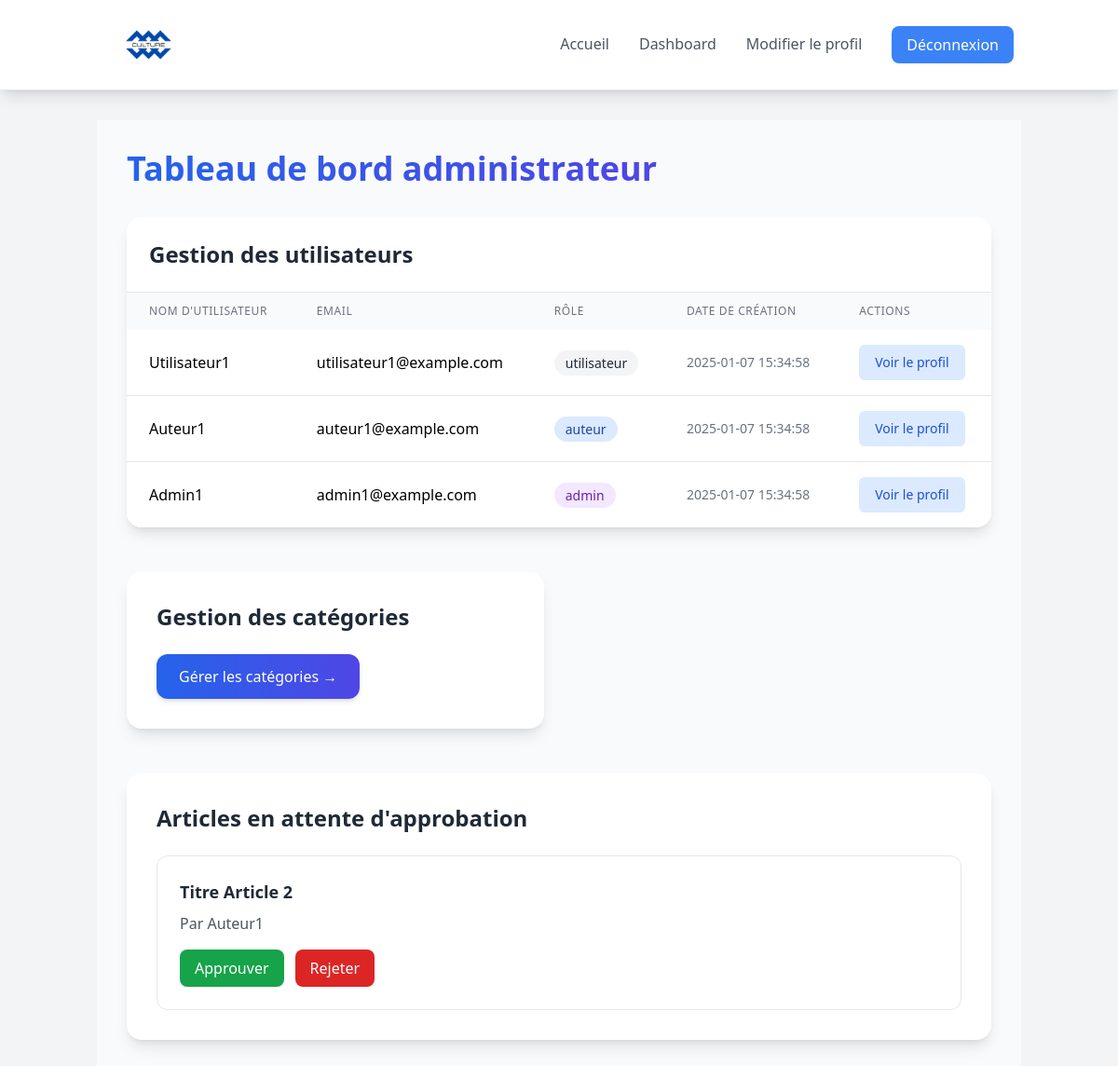
/index.php?page=dashboard (signed in), run on the app's committed database.
### tables this page shows
CREATE TABLE utilisateurs (
    id_utilisateur INT AUTO_INCREMENT PRIMARY KEY,
    nom_utilisateur VARCHAR(50) NOT NULL,
    email VARCHAR(100) NOT NULL UNIQUE,
    mot_de_passe VARCHAR(255) NOT NULL,
    role ENUM('admin', 'auteur', 'utilisateur', 'banned') NOT NULL,
    photo VARCHAR(255),
    date_creation TIMESTAMP DEFAULT CURRENT_TIMESTAMP
);

CREATE TABLE articles (
    id_article INT AUTO_INCREMENT PRIMARY KEY,
    titre VARCHAR(255) NOT NULL,
    contenu TEXT NOT NULL,
    id_categorie INT,
    id_auteur INT,
    statut ENUM('en attente', 'approuve', 'refuse') DEFAULT 'en attente',
    photo VARCHAR(255) NOT NULL,
    date_creation TIMESTAMP DEFAULT CURRENT_TIMESTAMP,
    date_modification TIMESTAMP DEFAULT CURRENT_TIMESTAMP ON UPDATE CURRENT_TIMESTAMP,
    FOREIGN KEY (id_categorie) REFERENCES categories(id_categorie),
    FOREIGN KEY (id_auteur) REFERENCES utilisateurs(id_utilisateur)
);

### classes/Database.php (called while the page is built, shortened)
<?php
class Database {
    private $host = "localhost";
    private $db_name = "culture_platform_v2";
    private $username = "root";
    private $password = "";
    public function getConnection() {
        $this->conn = null;
        try {
            $this->conn = new PDO("mysql:host=" . $this->host . ";dbname=" . $this->db_name, $this->username, $this->password);
            $this->conn->setAttribute(PDO::ATTR_ERRMODE, PDO::ERRMODE_EXCEPTION);
        } catch(PDOException $exception) {
            echo "Connection error: " . $exception->getMessage();
        }
        return $this->conn;
    }
}

### classes/User.php (called while the page is built, shortened)
<?php
class User {
    private $conn;
    private $table_name = "utilisateurs";
    public function __construct($db) {
        $this->conn = $db->getConnection();
    }
    public function getAllUsers() {
        $query = "SELECT * FROM " . $this->table_name . " ORDER BY id_utilisateur DESC";
        $stmt = $this->conn->prepare($query);
        $stmt->execute();
        return $stmt->fetchAll(PDO::FETCH_ASSOC);
    }
}

### classes/Article.php (called while the page is built, shortened)
<?php
class Article {
    private $conn;
    private $table_name = "articles";
    public function __construct($db) {
        $this->conn = $db->getConnection();
    }
    public function getPendingArticles() {
        $query = "SELECT a.*, c.nom_categorie, u.nom_utilisateur
                  FROM " . $this->table_name . " a
                  JOIN categories c ON a.id_categorie = c.id_categorie
                  JOIN utilisateurs u ON a.id_auteur = u.id_utilisateur
                  WHERE a.statut = 'en attente'
                  ORDER BY a.date_creation DESC";
        $stmt = $this->conn->prepare($query);
        $stmt->execute();
        return $stmt->fetchAll(PDO::FETCH_ASSOC);
    }
}

### views/dashboard.php (the view, shortened to what this page needs)
<div class="min-h-screen bg-gray-50 py-8 px-4 sm:px-6 lg:px-8">
    <?php if ($_SESSION['role'] === 'admin'): ?>
    <div class="max-w-7xl mx-auto">
        <h1 class="text-4xl font-extrabold text-gray-900 mb-8">
            <span class="bg-clip-text text-transparent bg-gradient-to-r from-blue-600 to-indigo-600">
            </span>
        </h1>
        <div class="mb-12 bg-white rounded-2xl shadow-lg overflow-hidden">
            <div class="p-6 border-b border-gray-200">
                <h2 class="text-2xl font-bold text-gray-800">Gestion des utilisateurs</h2>
            </div>
            <div class="overflow-x-auto">
                <table class="min-w-full">
                    <thead class="bg-gray-50">
                        <tr>
                            <th class="py-3 px-6 text-left text-xs font-medium text-gray-500 uppercase tracking-wider">Nom d'utilisateur</th>
                            <th class="py-3 px-6 text-left text-xs font-medium text-gray-500 uppercase tracking-wider">Email</th>
                            <th class="py-3 px-6 text-left text-xs font-medium text-gray-500 uppercase tracking-wider">Rôle</th>
                            <th class="py-3 px-6 text-left text-xs font-medium text-gray-500 uppercase tracking-wider">Date de création</th>
                            <th class="py-3 px-6 text-left text-xs font-medium text-gray-500 uppercase tracking-wider">Actions</th>
                        </tr>
                    </thead>
                    <tbody class="bg-white divide-y divide-gray-200">
                        <?php foreach ($allUsers as $user): ?>
                            <tr class="hover:bg-gray-50 transition-colors">
                                <td class="py-4 px-6"><?php echo htmlspecialchars($user['nom_utilisateur']); ?></td>
                                <td class="py-4 px-6"><?php echo htmlspecialchars($user['email']); ?></td>
                                <td class="py-4 px-6">
                                    <span class="px-3 py-1 rounded-full text-sm font-medium
                                        <?php echo $user['role'] === 'admin' ? 'bg-purple-100 text-purple-800' :
                                        ($user['role'] === 'auteur' ? 'bg-blue-100 text-blue-800' : 'bg-gray-100 text-gray-800'); ?>">
                                        <?php echo htmlspecialchars($user['role']); ?>
                                    </span>
                                </td>
                                <td class="py-4 px-6 text-sm text-gray-500"><?php echo htmlspecialchars($user['date_creation']); ?></td>
                                <td class="py-4 px-6">
                                    <a href="index.php?page=user_profile&id=<?php echo $user['id_utilisateur']; ?>"
                                       class="inline-flex items-center px-4 py-2 border border-transparent text-sm font-medium rounded-md text-blue-700 bg-blue-100 hover:bg-blue-200 transition-colors">
                                        Voir le profil
                                    </a>
                                </td>
                            </tr>
                        <?php endforeach; ?>
                    </tbody>
                </table>
            </div>
        </div>
        <div class="grid grid-cols-1 md:grid-cols-2 gap-8 mb-12">
            <div class="bg-white rounded-2xl shadow-lg p-8 transform transition-all hover:scale-105">
                <h2 class="text-2xl font-bold text-gray-800 mb-6">Gestion des catégories</h2>
                <a href="index.php?page=manage_categories"
                   class="inline-flex items-center px-6 py-3 bg-gradient-to-r from-blue-600 to-indigo-600 hover:from-blue-700 hover:to-indigo-700 text-white font-medium rounded-xl shadow-md transition-all">
                    Gérer les catégories →
                </a>
            </div>
        </div>
        <div class="bg-white rounded-2xl shadow-lg p-8 mb-12">
            <h2 class="text-2xl font-bold text-gray-800 mb-6">Articles en attente d'approbation</h2>
            <div class="space-y-4">
                <?php foreach ($pendingArticles as $article): ?>
                    <div class="p-6 border border-gray-200 rounded-xl hover:shadow-md transition-shadow">
                        <h3 class="text-lg font-semibold text-gray-800 mb-2"><?php echo htmlspecialchars($article['titre']); ?></h3>
                        <p class="text-gray-600 mb-4">Par <?php echo htmlspecialchars($article['nom_utilisateur']); ?></p>
                        <div class="flex space-x-3">
                            <a href="index.php?page=approve_article&id=<?php echo $article['id_article']; ?>"
                               class="px-4 py-2 bg-green-600 hover:bg-green-700 text-white font-medium rounded-lg transition-colors">
                                Approuver
                            </a>
                            <a href="index.php?page=reject_article&id=<?php echo $article['id_article']; ?>"
                               class="px-4 py-2 bg-red-600 hover:bg-red-700 text-white font-medium rounded-lg transition-colors">
                                Rejeter
                            </a>
                        </div>
                    </div>
                <?php endforeach; ?>
            </div>
        </div>
    </div>
    <?php endif; ?>
</div>

### views/header.php (shortened to what this page needs)
<!DOCTYPE html>
<html lang="fr">
<head>
    <script src="https://cdn.tailwindcss.com"></script>
</head>
<body class="bg-gray-100 min-h-screen flex flex-col">
    <header class="bg-white shadow-lg border-b border-gray-200">
        <nav class="container mx-auto px-6">
            <div class="flex justify-between items-center">
                <div class="flex items-center space-x-2">
                    <a href="index.php" class="flex items-center group">
                    <img src="./uploads/logo.png" alt="Art & Culture Logo" class="h-24 w-24">
                    </a>
                </div>
                <div class="flex items-center space-x-8">
                    <a href="index.php" class="text-gray-600 hover:text-indigo-600 font-medium transition-colors duration-300 border-b-2 border-transparent hover:border-indigo-600 py-1">
                        Accueil
                    </a>
                    <?php if (isset($_SESSION['user_id'])): ?>
                        <?php if ($_SESSION['role'] === 'admin' || $_SESSION['role'] === 'auteur'): ?>
                            <a href="index.php?page=dashboard" class="text-gray-600 hover:text-indigo-600 font-medium transition-colors duration-300 border-b-2 border-transparent hover:border-indigo-600 py-1">
                                Dashboard
                            </a>
                        <?php endif; ?>
                        <a href="index.php?page=edit_profile" class="text-gray-600 hover:text-indigo-600 font-medium transition-colors duration-300 border-b-2 border-transparent hover:border-indigo-600 py-1">
            Modifier le profil
        </a>
                        <a href="index.php?page=logout" class="bg-blue-500 text-white hover:bg-blue-600 px-4 py-2 rounded-lg font-medium transition-colors duration-300">
                            Déconnexion
                        </a>
                    <?php endif; ?>
                </div>
            </div>
        </nav>
    </header>
    <main class="container mx-auto px-4 py-8 flex-grow">
</body>
</html>

### index.php (shortened to what this page needs)
<?php
require_once 'classes/Database.php';
require_once 'classes/User.php';
require_once 'classes/Article.php';
$db = new Database();
$user = new User($db);
$article = new Article($db);
$page = isset($_GET['page']) ? $_GET['page'] : 'home';
include 'views/header.php';
switch ($page) {
    case 'dashboard':
        if (isset($_SESSION['user_id'])) {
            $userRole = $_SESSION['role'];
            if ($userRole === 'admin') {
                $allUsers = $user->getAllUsers();
                $pendingArticles = $article->getPendingArticles();
            } elseif ($userRole === 'auteur') {
                $userArticles = $article->getUserArticles($_SESSION['user_id']);
            }
            include 'views/dashboard.php';
        } else {
            header('Location: index.php');
        }
        break;
}
include 'views/footer.php';

### views/footer.php (shortened to what this page needs)
</body>
</html>

### data on the page
utilisateurs: nom_utilisateur "Utilisateur1", email "utilisateur1@example.com", role "utilisateur", date_creation "2025-01-07 15:34:58"
utilisateurs: nom_utilisateur "Auteur1", email "auteur1@example.com", role "auteur", date_creation "2025-01-07 15:34:58"
utilisateurs: nom_utilisateur "Admin1", email "admin1@example.com", role "admin", date_creation "2025-01-07 15:34:58"
articles: titre "Titre Article 2", id_auteur.nom_utilisateur "Auteur1"
